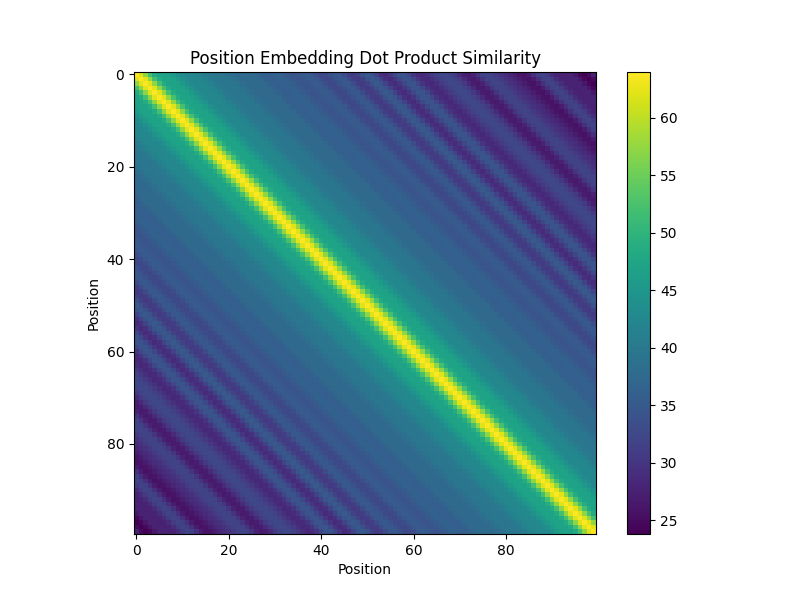

Write Python code to recreate this figure.
import torch
import matplotlib.pyplot as plt
import numpy as np

def get_sinusoidal_embeddings(n_pos, d_model):
    """
    n_pos: 序列長度 (Max sequence length)
    d_model: 嵌入維度
    """
    # 建立位置向量 pos: (n_pos, 1)
    position = torch.arange(n_pos, dtype=torch.float).unsqueeze(1)
    
    # 建立除數項 div_term: (d_model / 2)
    # 只計算偶數項，因為 sin/cos 各佔一半
    div_term = torch.exp(torch.arange(0, d_model, 2).float() * (-np.log(10000.0) / d_model))
    
    # 初始化 PE 矩陣 (n_pos, d_model)
    pe = torch.zeros(n_pos, d_model)
    
    # 廣播機制
    # 偶數(0, 2, 4)sin
    pe[:, 0::2] = torch.sin(position * div_term)
    # 奇數(1, 3, 5)cos
    pe[:, 1::2] = torch.cos(position * div_term)
    
    return pe

# 設定參數
L, D = 100, 128
pe_matrix = get_sinusoidal_embeddings(L, D)


def visualize_pe_similarity(pe):
    # 計算點積矩陣 (L, D) @ (D, L) -> (L, L)
    similarity = torch.matmul(pe, pe.transpose(0, 1))
    
    plt.figure(figsize=(8, 6))
    plt.imshow(similarity.numpy(), cmap='viridis')
    plt.colorbar()
    plt.title("Position Embedding Dot Product Similarity")
    plt.xlabel("Position")
    plt.ylabel("Position")
    plt.savefig("position_embedding_similarity.png")
    plt.show()

visualize_pe_similarity(pe_matrix)
